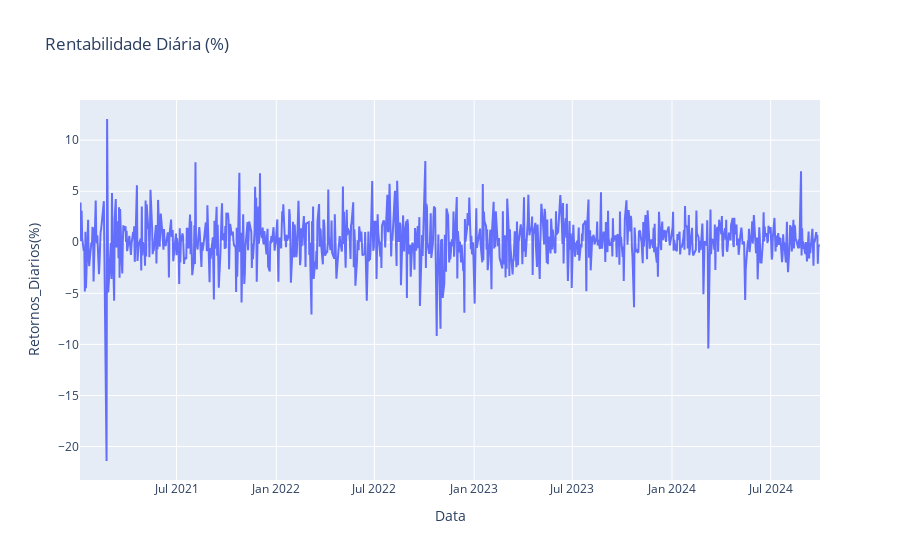

Here is the notebook cell this chart was saved with:
### Markdown cell above
### 1. Rentabilidade Diária

### Code cell
graph_return = px.line(dados_combinados1, x=dados_combinados1.index, y='Retornos_Diarios(%)', title='Rentabilidade Diária (%)')

graph_return.show()

### Figure 1 — Plotly figure (JSON) as saved in the notebook; plotly's stock layout.template omitted (floating-point values rounded to 4 significant figures; data arrays with more than 128 entries replaced by an {"elided": "..."} marker saying what was removed)
{"data": [{"hovertemplate": "Data=%{x}<br>Retornos_Diarios(%)=%{y}<extra></extra>", "legendgroup": "", "line": {"color": "#636efa", "dash": "solid"}, "marker": {"symbol": "circle"}, "mode": "lines", "name": "", "orientation": "v", "showlegend": false, "type": "scatter", "x": {"elided": "941 str values"}, "xaxis": "x", "y": {"elided": "941 float values"}, "yaxis": "y"}], "layout": {"legend": {"tracegroupgap": 0}, "title": {"text": "Rentabilidade Diária (%)"}, "xaxis": {"anchor": "y", "domain": [0, 1], "title": {"text": "Data"}}, "yaxis": {"anchor": "x", "domain": [0, 1], "title": {"text": "Retornos_Diarios(%)"}}}}
